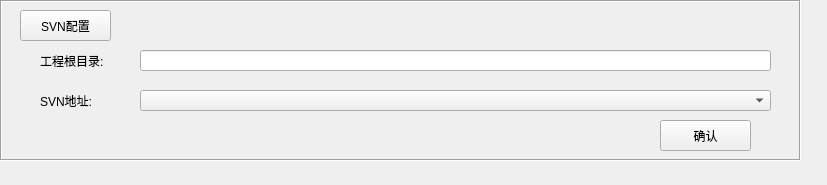
<?xml version="1.0" encoding="UTF-8"?>
<ui version="4.0">
 <class>Form</class>
 <widget class="QWidget" name="Form">
  <property name="geometry">
   <rect>
    <x>0</x>
    <y>0</y>
    <width>827</width>
    <height>185</height>
   </rect>
  </property>
  <property name="windowTitle">
   <string>Form</string>
  </property>
  <widget class="QFrame" name="cardfiveFrame">
   <property name="geometry">
    <rect>
     <x>0</x>
     <y>0</y>
     <width>801</width>
     <height>161</height>
    </rect>
   </property>
   <property name="frameShape">
    <enum>QFrame::Box</enum>
   </property>
   <property name="frameShadow">
    <enum>QFrame::Sunken</enum>
   </property>
   <widget class="QPushButton" name="svnconfigButton">
    <property name="geometry">
     <rect>
      <x>20</x>
      <y>10</y>
      <width>91</width>
      <height>31</height>
     </rect>
    </property>
    <property name="text">
     <string>SVN配置</string>
    </property>
   </widget>
   <widget class="QLabel" name="svncatalogueLabel">
    <property name="geometry">
     <rect>
      <x>40</x>
      <y>50</y>
      <width>91</width>
      <height>21</height>
     </rect>
    </property>
    <property name="text">
     <string>工程根目录:</string>
    </property>
   </widget>
   <widget class="QLineEdit" name="svncatalogueEdit">
    <property name="geometry">
     <rect>
      <x>140</x>
      <y>50</y>
      <width>631</width>
      <height>21</height>
     </rect>
    </property>
   </widget>
   <widget class="QLabel" name="svnserverLabel">
    <property name="geometry">
     <rect>
      <x>40</x>
      <y>90</y>
      <width>91</width>
      <height>21</height>
     </rect>
    </property>
    <property name="text">
     <string>SVN地址:</string>
    </property>
   </widget>
   <widget class="QComboBox" name="svnserverBox">
    <property name="geometry">
     <rect>
      <x>140</x>
      <y>90</y>
      <width>631</width>
      <height>21</height>
     </rect>
    </property>
   </widget>
   <widget class="QPushButton" name="svnconfirmButton">
    <property name="geometry">
     <rect>
      <x>660</x>
      <y>120</y>
      <width>91</width>
      <height>31</height>
     </rect>
    </property>
    <property name="text">
     <string>确认</string>
    </property>
   </widget>
  </widget>
 </widget>
 <resources/>
 <connections/>
</ui>
